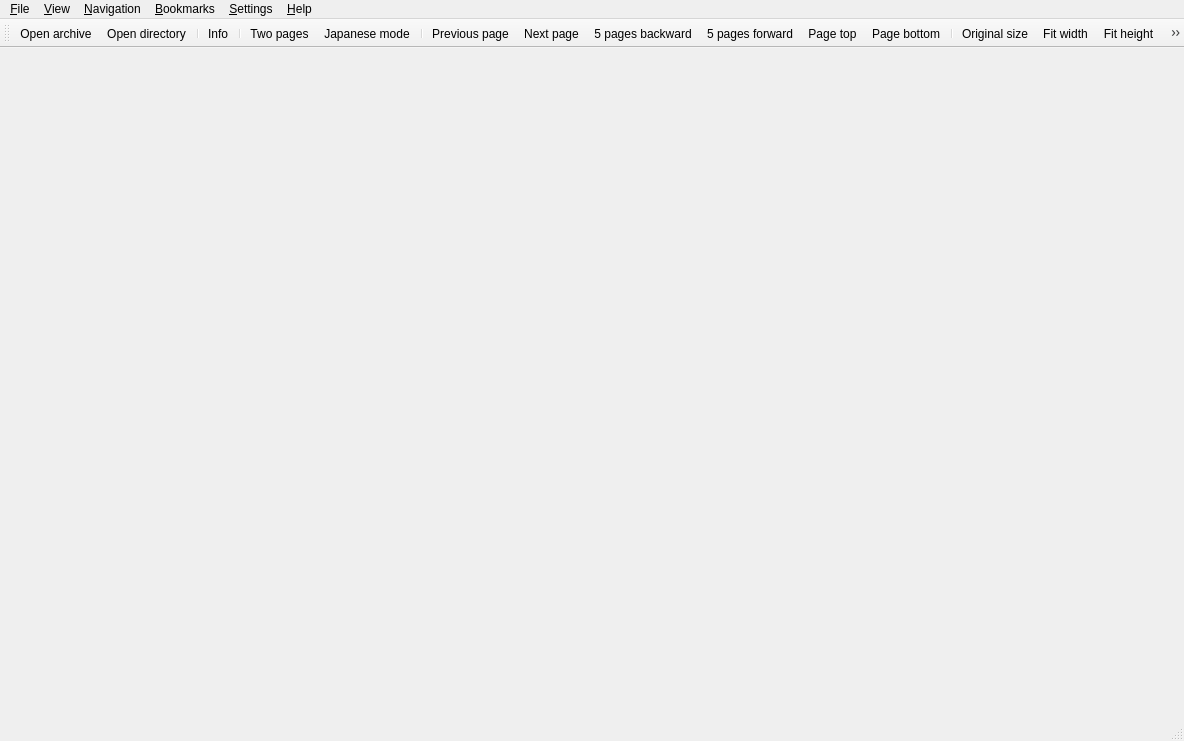
<?xml version="1.0" encoding="UTF-8"?>
<ui version="4.0">
 <class>ComicMainWindow</class>
 <widget class="QMainWindow" name="ComicMainWindow">
  <property name="geometry">
   <rect>
    <x>0</x>
    <y>0</y>
    <width>1184</width>
    <height>741</height>
   </rect>
  </property>
  <property name="minimumSize">
   <size>
    <width>320</width>
    <height>200</height>
   </size>
  </property>
  <property name="acceptDrops">
   <bool>true</bool>
  </property>
  <property name="windowTitle">
   <string>QComicBook</string>
  </property>
  <property name="windowIcon">
   <iconset resource="../data/qcomicbook.qrc">
    <normaloff>:/icons/qcomicbook.png</normaloff>:/icons/qcomicbook.png</iconset>
  </property>
  <widget class="QWidget" name="centralwidget"/>
  <widget class="QMenuBar" name="menubar">
   <property name="geometry">
    <rect>
     <x>0</x>
     <y>0</y>
     <width>1184</width>
     <height>23</height>
    </rect>
   </property>
   <widget class="QMenu" name="menuFile">
    <property name="title">
     <string>&amp;File</string>
    </property>
    <addaction name="actionOpenArchive"/>
    <addaction name="actionOpenDirectory"/>
    <addaction name="actionOpenNext"/>
    <addaction name="actionOpenPrevious"/>
    <addaction name="separator"/>
    <addaction name="actionShowInfo"/>
    <addaction name="separator"/>
    <addaction name="actionPrint"/>
    <addaction name="actionSavePageAs"/>
    <addaction name="separator"/>
    <addaction name="actionClose"/>
    <addaction name="separator"/>
    <addaction name="actionQuit"/>
   </widget>
   <widget class="QMenu" name="menuView">
    <property name="title">
     <string>&amp;View</string>
    </property>
    <addaction name="actionOriginalSize"/>
    <addaction name="actionFitWidth"/>
    <addaction name="actionFitHeight"/>
    <addaction name="actionWholePage"/>
    <addaction name="actionBestFit"/>
    <addaction name="separator"/>
    <addaction name="actionRotateRight"/>
    <addaction name="actionRotateLeft"/>
    <addaction name="actionNoRotation"/>
    <addaction name="separator"/>
    <addaction name="actionTwoPages"/>
    <addaction name="actionMangaMode"/>
    <addaction name="separator"/>
    <addaction name="actionToggleContinuousScroll"/>
    <addaction name="actionFullscreen"/>
   </widget>
   <widget class="QMenu" name="menuNavigation">
    <property name="title">
     <string>&amp;Navigation</string>
    </property>
    <addaction name="actionNextPage"/>
    <addaction name="actionPreviousPage"/>
    <addaction name="separator"/>
    <addaction name="actionForwardPage"/>
    <addaction name="actionBackwardPage"/>
    <addaction name="separator"/>
    <addaction name="actionJumpToPage"/>
    <addaction name="actionFirstPage"/>
    <addaction name="actionLastPage"/>
    <addaction name="separator"/>
    <addaction name="actionPageTop"/>
    <addaction name="actionPageBottom"/>
   </widget>
   <widget class="QMenu" name="menuBookmarks">
    <property name="title">
     <string>&amp;Bookmarks</string>
    </property>
    <addaction name="actionSetBookmark"/>
    <addaction name="actionRemoveBookmark"/>
    <addaction name="actionManageBookmarks"/>
    <addaction name="separator"/>
   </widget>
   <widget class="QMenu" name="menuSettings">
    <property name="title">
     <string>&amp;Settings</string>
    </property>
    <addaction name="actionToggleScrollbars"/>
    <addaction name="actionToggleStatusbar"/>
    <addaction name="separator"/>
    <addaction name="actionConfigure"/>
   </widget>
   <widget class="QMenu" name="menuHelp">
    <property name="title">
     <string>&amp;Help</string>
    </property>
    <addaction name="actionShowSystemInfo"/>
    <addaction name="separator"/>
    <addaction name="actionShowAbout"/>
   </widget>
   <addaction name="menuFile"/>
   <addaction name="menuView"/>
   <addaction name="menuNavigation"/>
   <addaction name="menuBookmarks"/>
   <addaction name="menuSettings"/>
   <addaction name="menuHelp"/>
  </widget>
  <widget class="QStatusBar" name="statusbar"/>
  <widget class="QToolBar" name="toolBar">
   <property name="windowTitle">
    <string>Toolbar</string>
   </property>
   <attribute name="toolBarArea">
    <enum>TopToolBarArea</enum>
   </attribute>
   <attribute name="toolBarBreak">
    <bool>false</bool>
   </attribute>
   <addaction name="actionOpenArchive"/>
   <addaction name="actionOpenDirectory"/>
   <addaction name="separator"/>
   <addaction name="actionShowInfo"/>
   <addaction name="separator"/>
   <addaction name="actionTwoPages"/>
   <addaction name="actionMangaMode"/>
   <addaction name="separator"/>
   <addaction name="actionPreviousPage"/>
   <addaction name="actionNextPage"/>
   <addaction name="actionBackwardPage"/>
   <addaction name="actionForwardPage"/>
   <addaction name="actionPageTop"/>
   <addaction name="actionPageBottom"/>
   <addaction name="separator"/>
   <addaction name="actionOriginalSize"/>
   <addaction name="actionFitWidth"/>
   <addaction name="actionFitHeight"/>
   <addaction name="actionWholePage"/>
   <addaction name="actionBestFit"/>
   <addaction name="separator"/>
   <addaction name="actionRotateRight"/>
   <addaction name="actionRotateLeft"/>
  </widget>
  <action name="actionOpenArchive">
   <property name="icon">
    <iconset resource="../data/qcomicbook.qrc">
     <normaloff>:/icons/openarch.png</normaloff>:/icons/openarch.png</iconset>
   </property>
   <property name="text">
    <string>Open archive</string>
   </property>
   <property name="shortcut">
    <string>Ctrl+O</string>
   </property>
  </action>
  <action name="actionOpenDirectory">
   <property name="icon">
    <iconset resource="../data/qcomicbook.qrc">
     <normaloff>:/icons/opendir.png</normaloff>:/icons/opendir.png</iconset>
   </property>
   <property name="text">
    <string>Open directory</string>
   </property>
   <property name="shortcut">
    <string>Ctrl+D</string>
   </property>
  </action>
  <action name="actionOpenNext">
   <property name="text">
    <string>Open next</string>
   </property>
   <property name="shortcut">
    <string>Ctrl+N</string>
   </property>
  </action>
  <action name="actionOpenPrevious">
   <property name="text">
    <string>Open previous</string>
   </property>
   <property name="shortcut">
    <string>Ctrl+P</string>
   </property>
  </action>
  <action name="actionSavePageAs">
   <property name="text">
    <string>Save page as</string>
   </property>
  </action>
  <action name="actionShowInfo">
   <property name="icon">
    <iconset resource="../data/qcomicbook.qrc">
     <normaloff>:/icons/info.png</normaloff>:/icons/info.png</iconset>
   </property>
   <property name="text">
    <string>Info</string>
   </property>
   <property name="shortcut">
    <string>Alt+I</string>
   </property>
  </action>
  <action name="actionClose">
   <property name="text">
    <string>Close</string>
   </property>
  </action>
  <action name="actionQuit">
   <property name="text">
    <string>Quit</string>
   </property>
   <property name="shortcut">
    <string>Ctrl+Q</string>
   </property>
   <property name="menuRole">
    <enum>QAction::QuitRole</enum>
   </property>
  </action>
  <action name="actionOriginalSize">
   <property name="checkable">
    <bool>true</bool>
   </property>
   <property name="icon">
    <iconset resource="../data/qcomicbook.qrc">
     <normaloff>:/icons/orgsize.png</normaloff>:/icons/orgsize.png</iconset>
   </property>
   <property name="text">
    <string>Original size</string>
   </property>
   <property name="shortcut">
    <string>Alt+O</string>
   </property>
  </action>
  <action name="actionFitWidth">
   <property name="checkable">
    <bool>true</bool>
   </property>
   <property name="icon">
    <iconset resource="../data/qcomicbook.qrc">
     <normaloff>:/icons/fitwidth.png</normaloff>:/icons/fitwidth.png</iconset>
   </property>
   <property name="text">
    <string>Fit width</string>
   </property>
   <property name="shortcut">
    <string>Alt+W</string>
   </property>
  </action>
  <action name="actionFitHeight">
   <property name="checkable">
    <bool>true</bool>
   </property>
   <property name="icon">
    <iconset resource="../data/qcomicbook.qrc">
     <normaloff>:/icons/fitheight.png</normaloff>:/icons/fitheight.png</iconset>
   </property>
   <property name="text">
    <string>Fit height</string>
   </property>
   <property name="shortcut">
    <string>Alt+H</string>
   </property>
  </action>
  <action name="actionWholePage">
   <property name="checkable">
    <bool>true</bool>
   </property>
   <property name="icon">
    <iconset resource="../data/qcomicbook.qrc">
     <normaloff>:/icons/wholepage.png</normaloff>:/icons/wholepage.png</iconset>
   </property>
   <property name="text">
    <string>Whole page</string>
   </property>
   <property name="shortcut">
    <string>Alt+A</string>
   </property>
  </action>
  <action name="actionBestFit">
   <property name="checkable">
    <bool>true</bool>
   </property>
   <property name="icon">
    <iconset resource="../data/qcomicbook.qrc">
     <normaloff>:/icons/bestfit.png</normaloff>:/icons/bestfit.png</iconset>
   </property>
   <property name="text">
    <string>Best fit</string>
   </property>
   <property name="shortcut">
    <string>Alt+B</string>
   </property>
  </action>
  <action name="actionRotateRight">
   <property name="icon">
    <iconset resource="../data/qcomicbook.qrc">
     <normaloff>:/icons/rright.png</normaloff>:/icons/rright.png</iconset>
   </property>
   <property name="text">
    <string>Rotate right</string>
   </property>
  </action>
  <action name="actionRotateLeft">
   <property name="icon">
    <iconset resource="../data/qcomicbook.qrc">
     <normaloff>:/icons/rleft.png</normaloff>:/icons/rleft.png</iconset>
   </property>
   <property name="text">
    <string>Rotate left</string>
   </property>
  </action>
  <action name="actionNoRotation">
   <property name="text">
    <string>No rotation</string>
   </property>
  </action>
  <action name="actionTogglePreserveRotation">
   <property name="checkable">
    <bool>true</bool>
   </property>
   <property name="text">
    <string>Preserve rotation</string>
   </property>
  </action>
  <action name="actionTwoPages">
   <property name="checkable">
    <bool>true</bool>
   </property>
   <property name="icon">
    <iconset resource="../data/qcomicbook.qrc">
     <normaloff>:/icons/twopages.png</normaloff>:/icons/twopages.png</iconset>
   </property>
   <property name="text">
    <string>Two pages</string>
   </property>
   <property name="shortcut">
    <string>Ctrl+T</string>
   </property>
  </action>
  <action name="actionMangaMode">
   <property name="checkable">
    <bool>true</bool>
   </property>
   <property name="icon">
    <iconset resource="../data/qcomicbook.qrc">
     <normaloff>:/icons/japanese.png</normaloff>:/icons/japanese.png</iconset>
   </property>
   <property name="text">
    <string>Japanese mode</string>
   </property>
   <property name="shortcut">
    <string>Ctrl+J</string>
   </property>
  </action>
  <action name="actionFullscreen">
   <property name="text">
    <string>Fullscreen</string>
   </property>
   <property name="shortcut">
    <string>F11</string>
   </property>
  </action>
  <action name="actionNextPage">
   <property name="icon">
    <iconset resource="../data/qcomicbook.qrc">
     <normaloff>:/icons/nextpage.png</normaloff>:/icons/nextpage.png</iconset>
   </property>
   <property name="text">
    <string>Next page</string>
   </property>
   <property name="shortcut">
    <string>PgDown</string>
   </property>
  </action>
  <action name="actionPreviousPage">
   <property name="icon">
    <iconset resource="../data/qcomicbook.qrc">
     <normaloff>:/icons/prevpage.png</normaloff>:/icons/prevpage.png</iconset>
   </property>
   <property name="text">
    <string>Previous page</string>
   </property>
   <property name="shortcut">
    <string>PgUp</string>
   </property>
  </action>
  <action name="actionForwardPage">
   <property name="icon">
    <iconset resource="../data/qcomicbook.qrc">
     <normaloff>:/icons/fforward.png</normaloff>:/icons/fforward.png</iconset>
   </property>
   <property name="text">
    <string>5 pages forward</string>
   </property>
  </action>
  <action name="actionBackwardPage">
   <property name="icon">
    <iconset resource="../data/qcomicbook.qrc">
     <normaloff>:/icons/fbackward.png</normaloff>:/icons/fbackward.png</iconset>
   </property>
   <property name="text">
    <string>5 pages backward</string>
   </property>
  </action>
  <action name="actionJumpToPage">
   <property name="text">
    <string>Go to page...</string>
   </property>
  </action>
  <action name="actionFirstPage">
   <property name="text">
    <string>First page</string>
   </property>
   <property name="shortcut">
    <string>Ctrl+Home</string>
   </property>
  </action>
  <action name="actionLastPage">
   <property name="text">
    <string>Last page</string>
   </property>
   <property name="shortcut">
    <string>Ctrl+End</string>
   </property>
  </action>
  <action name="actionPageTop">
   <property name="icon">
    <iconset resource="../data/qcomicbook.qrc">
     <normaloff>:/icons/pagetop.png</normaloff>:/icons/pagetop.png</iconset>
   </property>
   <property name="text">
    <string>Page top</string>
   </property>
   <property name="shortcut">
    <string>Home</string>
   </property>
  </action>
  <action name="actionPageBottom">
   <property name="icon">
    <iconset resource="../data/qcomicbook.qrc">
     <normaloff>:/icons/pagebottom.png</normaloff>:/icons/pagebottom.png</iconset>
   </property>
   <property name="text">
    <string>Page bottom</string>
   </property>
   <property name="shortcut">
    <string>End</string>
   </property>
  </action>
  <action name="actionToggleContinuousScroll">
   <property name="checkable">
    <bool>true</bool>
   </property>
   <property name="text">
    <string>Continuous scrolling</string>
   </property>
  </action>
  <action name="actionSetBookmark">
   <property name="icon">
    <iconset resource="../data/qcomicbook.qrc">
     <normaloff>:/icons/bookmark.png</normaloff>:/icons/bookmark.png</iconset>
   </property>
   <property name="text">
    <string>Add bookmark</string>
   </property>
  </action>
  <action name="actionRemoveBookmark">
   <property name="text">
    <string>Remove bookmark</string>
   </property>
  </action>
  <action name="actionManageBookmarks">
   <property name="text">
    <string>Manage bookmarks</string>
   </property>
  </action>
  <action name="actionToggleScrollbars">
   <property name="checkable">
    <bool>true</bool>
   </property>
   <property name="text">
    <string>Scrollbars</string>
   </property>
  </action>
  <action name="actionToggleStatusbar">
   <property name="checkable">
    <bool>true</bool>
   </property>
   <property name="text">
    <string>Statusbar</string>
   </property>
  </action>
  <action name="actionConfigure">
   <property name="icon">
    <iconset resource="../data/qcomicbook.qrc">
     <normaloff>:/icons/settings.png</normaloff>:/icons/settings.png</iconset>
   </property>
   <property name="text">
    <string>Configure QComicBook</string>
   </property>
   <property name="menuRole">
    <enum>QAction::PreferencesRole</enum>
   </property>
  </action>
  <action name="actionShowSystemInfo">
   <property name="text">
    <string>System information</string>
   </property>
  </action>
  <action name="actionShowAbout">
   <property name="text">
    <string>About</string>
   </property>
   <property name="menuRole">
    <enum>QAction::AboutRole</enum>
   </property>
  </action>
  <action name="actionScrollRight">
   <property name="text">
    <string>Scroll right</string>
   </property>
   <property name="shortcut">
    <string>Right</string>
   </property>
  </action>
  <action name="actionScrollLeft">
   <property name="text">
    <string>Scroll left</string>
   </property>
   <property name="shortcut">
    <string>Left</string>
   </property>
  </action>
  <action name="actionJumpDown">
   <property name="text">
    <string>Jump down</string>
   </property>
   <property name="shortcut">
    <string>Space</string>
   </property>
  </action>
  <action name="actionJumpUp">
   <property name="text">
    <string>Jump up</string>
   </property>
   <property name="shortcut">
    <string>Backspace</string>
   </property>
  </action>
  <action name="actionScrollRightFast">
   <property name="text">
    <string>Scroll right fast</string>
   </property>
   <property name="shortcut">
    <string>Shift+Right</string>
   </property>
  </action>
  <action name="actionScrollLeftFast">
   <property name="text">
    <string>Scroll left fast</string>
   </property>
   <property name="shortcut">
    <string>Shift+Left</string>
   </property>
  </action>
  <action name="actionScrollUpFast">
   <property name="text">
    <string>Scroll up fast</string>
   </property>
   <property name="shortcut">
    <string>Shift+Up</string>
   </property>
  </action>
  <action name="actionScrollDownFast">
   <property name="text">
    <string>Scroll down fast</string>
   </property>
   <property name="shortcut">
    <string>Shift+Down</string>
   </property>
  </action>
  <action name="actionScrollUp">
   <property name="text">
    <string>Scroll up</string>
   </property>
   <property name="shortcut">
    <string>Up</string>
   </property>
  </action>
  <action name="actionScrollDown">
   <property name="text">
    <string>Scroll down</string>
   </property>
   <property name="shortcut">
    <string>Down</string>
   </property>
  </action>
  <action name="actionPrint">
   <property name="text">
    <string>Print</string>
   </property>
  </action>
 </widget>
 <resources>
  <include location="../data/qcomicbook.qrc"/>
 </resources>
 <connections/>
</ui>
